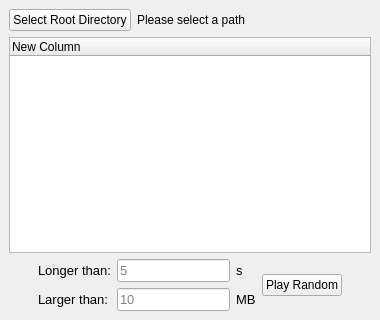
<?xml version="1.0" encoding="UTF-8"?>
<ui version="4.0">
 <class>MainWindow</class>
 <widget class="QMainWindow" name="MainWindow">
  <property name="geometry">
   <rect>
    <x>0</x>
    <y>0</y>
    <width>380</width>
    <height>320</height>
   </rect>
  </property>
  <property name="minimumSize">
   <size>
    <width>380</width>
    <height>320</height>
   </size>
  </property>
  <property name="windowTitle">
   <string>Random Video Player</string>
  </property>
  <widget class="QWidget" name="centralwidget">
   <layout class="QVBoxLayout" name="verticalLayout">
    <item>
     <layout class="QGridLayout" name="gridLayout">
      <property name="horizontalSpacing">
       <number>6</number>
      </property>
      <item row="0" column="0">
       <widget class="QPushButton" name="selectRootButton">
        <property name="sizePolicy">
         <sizepolicy hsizetype="Maximum" vsizetype="Fixed">
          <horstretch>0</horstretch>
          <verstretch>0</verstretch>
         </sizepolicy>
        </property>
        <property name="text">
         <string>Select Root Directory</string>
        </property>
       </widget>
      </item>
      <item row="0" column="1">
       <widget class="QLabel" name="rootPathLabel">
        <property name="sizePolicy">
         <sizepolicy hsizetype="MinimumExpanding" vsizetype="Preferred">
          <horstretch>0</horstretch>
          <verstretch>0</verstretch>
         </sizepolicy>
        </property>
        <property name="text">
         <string>Please select a path</string>
        </property>
       </widget>
      </item>
     </layout>
    </item>
    <item>
     <widget class="QTreeWidget" name="contentTree">
      <property name="font">
       <font>
        <pointsize>9</pointsize>
       </font>
      </property>
      <column>
       <property name="text">
        <string>New Column</string>
       </property>
      </column>
     </widget>
    </item>
    <item>
     <layout class="QHBoxLayout" name="bottomFunctionLayout">
      <item>
       <spacer name="horizontalSpacer">
        <property name="orientation">
         <enum>Qt::Horizontal</enum>
        </property>
        <property name="sizeHint" stdset="0">
         <size>
          <width>40</width>
          <height>20</height>
         </size>
        </property>
       </spacer>
      </item>
      <item>
       <layout class="QGridLayout" name="constraintLayout">
        <item row="0" column="2">
         <widget class="QLabel" name="label_2">
          <property name="font">
           <font>
            <pointsize>10</pointsize>
           </font>
          </property>
          <property name="text">
           <string>s</string>
          </property>
         </widget>
        </item>
        <item row="1" column="0">
         <widget class="QLabel" name="label_3">
          <property name="font">
           <font>
            <pointsize>10</pointsize>
           </font>
          </property>
          <property name="text">
           <string>Larger than:</string>
          </property>
         </widget>
        </item>
        <item row="1" column="1">
         <widget class="QLineEdit" name="sizeLimit">
          <property name="font">
           <font>
            <pointsize>10</pointsize>
           </font>
          </property>
          <property name="placeholderText">
           <string>10</string>
          </property>
         </widget>
        </item>
        <item row="0" column="0">
         <widget class="QLabel" name="label">
          <property name="font">
           <font>
            <pointsize>10</pointsize>
           </font>
          </property>
          <property name="text">
           <string>Longer than:</string>
          </property>
         </widget>
        </item>
        <item row="0" column="1">
         <widget class="QLineEdit" name="timeLimit">
          <property name="font">
           <font>
            <pointsize>10</pointsize>
           </font>
          </property>
          <property name="placeholderText">
           <string>5</string>
          </property>
         </widget>
        </item>
        <item row="1" column="2">
         <widget class="QLabel" name="label_4">
          <property name="font">
           <font>
            <pointsize>10</pointsize>
           </font>
          </property>
          <property name="text">
           <string>MB</string>
          </property>
         </widget>
        </item>
       </layout>
      </item>
      <item>
       <widget class="QPushButton" name="playRandomButton">
        <property name="text">
         <string>Play Random</string>
        </property>
       </widget>
      </item>
      <item>
       <spacer name="horizontalSpacer_2">
        <property name="orientation">
         <enum>Qt::Horizontal</enum>
        </property>
        <property name="sizeHint" stdset="0">
         <size>
          <width>40</width>
          <height>20</height>
         </size>
        </property>
       </spacer>
      </item>
     </layout>
    </item>
   </layout>
   <zorder></zorder>
   <zorder>contentTree</zorder>
  </widget>
 </widget>
 <resources/>
 <connections/>
</ui>
